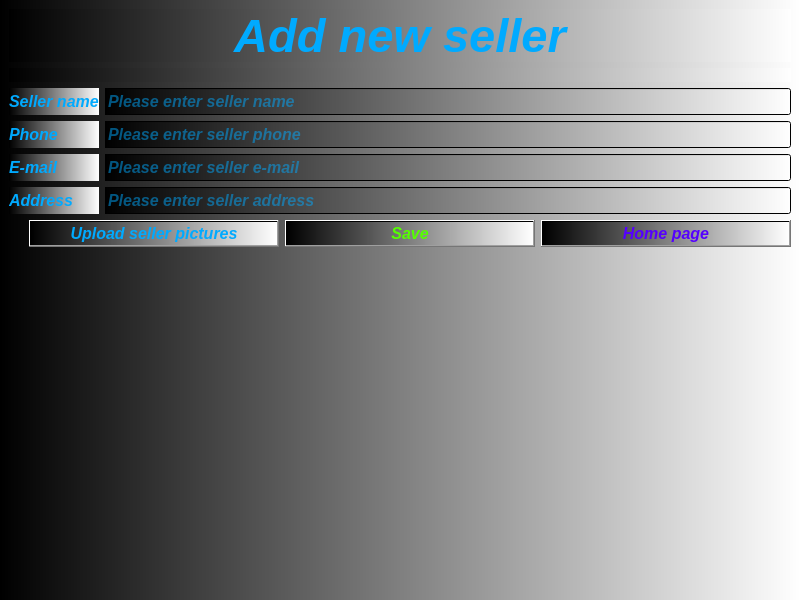
<?xml version="1.0" encoding="UTF-8"?>
<ui version="4.0">
 <class>AddNewSeller</class>
 <widget class="QMainWindow" name="AddNewSeller">
  <property name="geometry">
   <rect>
    <x>0</x>
    <y>0</y>
    <width>800</width>
    <height>600</height>
   </rect>
  </property>
  <property name="font">
   <font>
    <italic>true</italic>
    <bold>true</bold>
   </font>
  </property>
  <property name="windowTitle">
   <string>Add new seller</string>
  </property>
  <property name="windowIcon">
   <iconset resource="MYPICTURES.qrc">
    <normaloff>:/picture/add-user.png</normaloff>:/picture/add-user.png</iconset>
  </property>
  <property name="toolTip">
   <string>Add new seller</string>
  </property>
  <property name="styleSheet">
   <string notr="true">background-color: qlineargradient(spread:pad, x1:0, y1:0, x2:1, y2:0, stop:0 rgba(0, 0, 0, 255), stop:1 rgba(255, 255, 255, 255));
color: rgb(0, 170, 255);</string>
  </property>
  <widget class="QWidget" name="centralwidget">
   <layout class="QGridLayout" name="gridLayout_7">
    <item row="0" column="0">
     <layout class="QGridLayout" name="gridLayout_5">
      <item row="1" column="0" colspan="2">
       <widget class="QLabel" name="label_picture_seller">
        <property name="text">
         <string/>
        </property>
        <property name="alignment">
         <set>Qt::AlignCenter</set>
        </property>
       </widget>
      </item>
      <item row="4" column="1">
       <widget class="QLineEdit" name="lineEdit_seller_email">
        <property name="font">
         <font>
          <pointsize>12</pointsize>
          <italic>true</italic>
          <bold>true</bold>
         </font>
        </property>
        <property name="text">
         <string/>
        </property>
        <property name="placeholderText">
         <string>Please enter seller e-mail</string>
        </property>
       </widget>
      </item>
      <item row="4" column="0">
       <widget class="QLabel" name="label_22">
        <property name="font">
         <font>
          <pointsize>12</pointsize>
          <italic>true</italic>
          <bold>true</bold>
         </font>
        </property>
        <property name="text">
         <string>E-mail</string>
        </property>
       </widget>
      </item>
      <item row="3" column="1">
       <widget class="QLineEdit" name="lineEdit_seller_phone">
        <property name="font">
         <font>
          <pointsize>12</pointsize>
          <italic>true</italic>
          <bold>true</bold>
         </font>
        </property>
        <property name="text">
         <string/>
        </property>
        <property name="placeholderText">
         <string>Please enter seller phone</string>
        </property>
       </widget>
      </item>
      <item row="3" column="0">
       <widget class="QLabel" name="label_21">
        <property name="font">
         <font>
          <pointsize>12</pointsize>
          <italic>true</italic>
          <bold>true</bold>
         </font>
        </property>
        <property name="text">
         <string>Phone</string>
        </property>
       </widget>
      </item>
      <item row="5" column="0">
       <widget class="QLabel" name="label_23">
        <property name="font">
         <font>
          <pointsize>12</pointsize>
          <italic>true</italic>
          <bold>true</bold>
         </font>
        </property>
        <property name="text">
         <string>Address</string>
        </property>
       </widget>
      </item>
      <item row="0" column="0" colspan="2">
       <widget class="QLabel" name="label_19">
        <property name="font">
         <font>
          <pointsize>35</pointsize>
          <italic>true</italic>
          <bold>true</bold>
         </font>
        </property>
        <property name="text">
         <string>Add new seller</string>
        </property>
        <property name="alignment">
         <set>Qt::AlignCenter</set>
        </property>
       </widget>
      </item>
      <item row="2" column="1">
       <widget class="QLineEdit" name="lineEdit_seller_name">
        <property name="font">
         <font>
          <pointsize>12</pointsize>
          <italic>true</italic>
          <bold>true</bold>
         </font>
        </property>
        <property name="placeholderText">
         <string>Please enter seller name</string>
        </property>
       </widget>
      </item>
      <item row="2" column="0">
       <widget class="QLabel" name="label_20">
        <property name="font">
         <font>
          <pointsize>12</pointsize>
          <italic>true</italic>
          <bold>true</bold>
         </font>
        </property>
        <property name="text">
         <string>Seller name</string>
        </property>
       </widget>
      </item>
      <item row="5" column="1">
       <widget class="QLineEdit" name="lineEdit_seller_adress">
        <property name="font">
         <font>
          <pointsize>12</pointsize>
          <italic>true</italic>
          <bold>true</bold>
         </font>
        </property>
        <property name="text">
         <string/>
        </property>
        <property name="placeholderText">
         <string>Please enter seller address</string>
        </property>
       </widget>
      </item>
     </layout>
    </item>
    <item row="1" column="0">
     <layout class="QGridLayout" name="gridLayout_6">
      <item row="0" column="0" rowspan="2">
       <spacer name="verticalSpacer_9">
        <property name="orientation">
         <enum>Qt::Vertical</enum>
        </property>
        <property name="sizeHint" stdset="0">
         <size>
          <width>20</width>
          <height>40</height>
         </size>
        </property>
       </spacer>
      </item>
      <item row="0" column="1">
       <widget class="QPushButton" name="pushButton_upload_seller_picture">
        <property name="font">
         <font>
          <pointsize>12</pointsize>
          <italic>true</italic>
          <bold>true</bold>
         </font>
        </property>
        <property name="text">
         <string>Upload seller pictures</string>
        </property>
       </widget>
      </item>
      <item row="0" column="2">
       <widget class="QPushButton" name="pushButton_save_seller">
        <property name="font">
         <font>
          <pointsize>12</pointsize>
          <italic>true</italic>
          <bold>true</bold>
         </font>
        </property>
        <property name="styleSheet">
         <string notr="true">color: rgb(0, 170, 0);
color: rgb(85, 255, 0);</string>
        </property>
        <property name="text">
         <string>Save</string>
        </property>
       </widget>
      </item>
      <item row="0" column="3">
       <widget class="QPushButton" name="pushButton_home_page_seller">
        <property name="font">
         <font>
          <pointsize>12</pointsize>
          <italic>true</italic>
          <bold>true</bold>
         </font>
        </property>
        <property name="styleSheet">
         <string notr="true">color: rgb(85, 0, 255);</string>
        </property>
        <property name="text">
         <string>Home page</string>
        </property>
       </widget>
      </item>
      <item row="1" column="1">
       <spacer name="verticalSpacer_10">
        <property name="orientation">
         <enum>Qt::Vertical</enum>
        </property>
        <property name="sizeHint" stdset="0">
         <size>
          <width>20</width>
          <height>40</height>
         </size>
        </property>
       </spacer>
      </item>
      <item row="1" column="2">
       <spacer name="verticalSpacer_11">
        <property name="orientation">
         <enum>Qt::Vertical</enum>
        </property>
        <property name="sizeHint" stdset="0">
         <size>
          <width>20</width>
          <height>40</height>
         </size>
        </property>
       </spacer>
      </item>
      <item row="1" column="3">
       <spacer name="verticalSpacer_12">
        <property name="orientation">
         <enum>Qt::Vertical</enum>
        </property>
        <property name="sizeHint" stdset="0">
         <size>
          <width>20</width>
          <height>40</height>
         </size>
        </property>
       </spacer>
      </item>
     </layout>
    </item>
   </layout>
  </widget>
  <widget class="QMenuBar" name="menubar">
   <property name="geometry">
    <rect>
     <x>0</x>
     <y>0</y>
     <width>800</width>
     <height>21</height>
    </rect>
   </property>
  </widget>
 </widget>
 <resources>
  <include location="MYPICTURES.qrc"/>
 </resources>
 <connections/>
</ui>
